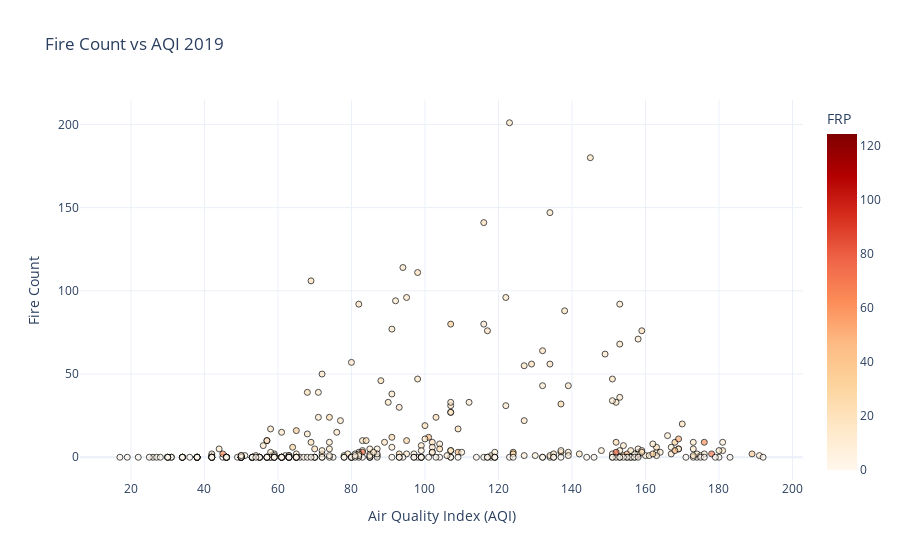
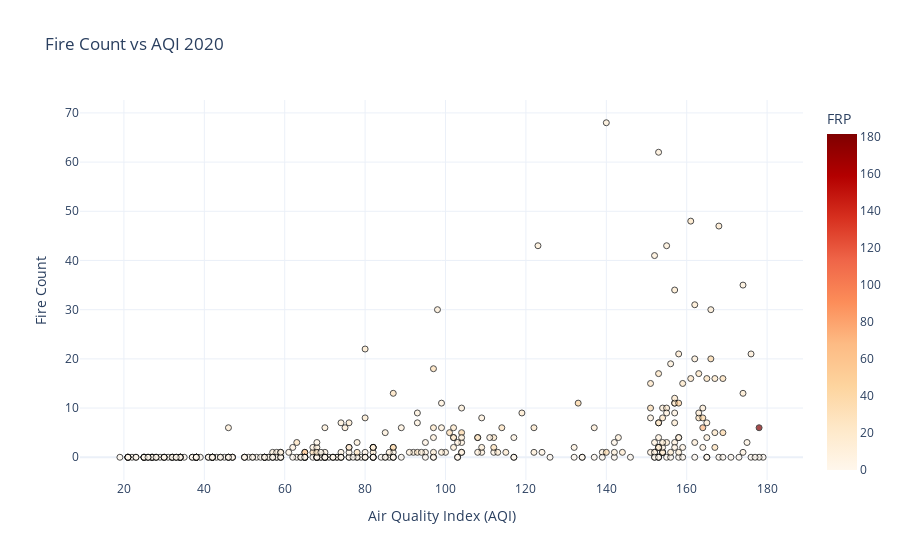

Notebook code cell kept with these figures, in order:
### Markdown cell above
The scatter plot is made with the aqi and the fire count then the frp is also used to propely asses the pollution as the high frp has the high aqi although being less fire count

### Code cell
def scatter_plot_aqi_forest_fire(data,year):
    fig = px.scatter(
        data,
        x='aqi',
        y='fire_count',
        color='avg_frp',             # FRP as color (legend)
        hover_name='date',       # Date on hover
        color_continuous_scale='OrRd',
        labels={
            'aqi': 'Air Quality Index (AQI)',
            'fire_count': 'Fire Count',
            'avg_frp': 'FRP'
        },
        title=f'Fire Count vs AQI {year}',
        template='plotly_white'
    )

    fig.update_traces(marker=dict(line=dict(width=1, color='black'), opacity=0.7))
    fig.update_layout(legend_title='FRP')

    fig.write_html(f'../results/plotly_html_output/Forest_aqi_{year}.html')
    fig.show()
scatter_plot_aqi_forest_fire(merged_data_2019,2019)
scatter_plot_aqi_forest_fire(merged_data_2020,2020)
scatter_plot_aqi_forest_fire(merged_data_2021,2021)
scatter_plot_aqi_forest_fire(merged_data_2022,2022)
scatter_plot_aqi_forest_fire(merged_data_2023,2023)

### Figure 1 — Plotly figure (JSON) as saved in the notebook; plotly's stock layout.template omitted (floating-point values rounded to 4 significant figures; data arrays with more than 128 entries replaced by an {"elided": "..."} marker saying what was removed)
{"data": [{"hovertemplate": "<b>%{hovertext}</b><br><br>Air Quality Index (AQI)=%{x}<br>Fire Count=%{y}<br>FRP=%{marker.color}<extra></extra>", "hovertext": {"elided": "371 str values"}, "legendgroup": "", "marker": {"color": {"elided": "371 float values"}, "coloraxis": "coloraxis", "line": {"color": "black", "width": 1}, "opacity": 0.7, "symbol": "circle"}, "mode": "markers", "name": "", "orientation": "v", "showlegend": false, "type": "scatter", "x": {"elided": "371 float values"}, "xaxis": "x", "y": {"elided": "371 float values"}, "yaxis": "y"}], "layout": {"coloraxis": {"colorbar": {"title": {"text": "FRP"}}, "colorscale": [[0, "rgb(255,247,236)"], [0.125, "rgb(254,232,200)"], [0.25, "rgb(253,212,158)"], [0.375, "rgb(253,187,132)"], [0.5, "rgb(252,141,89)"], [0.625, "rgb(239,101,72)"], [0.75, "rgb(215,48,31)"], [0.875, "rgb(179,0,0)"], [1, "rgb(127,0,0)"]]}, "legend": {"title": {"text": "FRP"}, "tracegroupgap": 0}, "title": {"text": "Fire Count vs AQI 2019"}, "xaxis": {"anchor": "y", "domain": [0, 1], "title": {"text": "Air Quality Index (AQI)"}}, "yaxis": {"anchor": "x", "domain": [0, 1], "title": {"text": "Fire Count"}}}}

### Figure 2 — Plotly figure (JSON) as saved in the notebook; plotly's stock layout.template omitted (floating-point values rounded to 4 significant figures; data arrays with more than 128 entries replaced by an {"elided": "..."} marker saying what was removed)
{"data": [{"hovertemplate": "<b>%{hovertext}</b><br><br>Air Quality Index (AQI)=%{x}<br>Fire Count=%{y}<br>FRP=%{marker.color}<extra></extra>", "hovertext": {"elided": "371 str values"}, "legendgroup": "", "marker": {"color": {"elided": "371 float values"}, "coloraxis": "coloraxis", "line": {"color": "black", "width": 1}, "opacity": 0.7, "symbol": "circle"}, "mode": "markers", "name": "", "orientation": "v", "showlegend": false, "type": "scatter", "x": {"elided": "371 float values"}, "xaxis": "x", "y": {"elided": "371 float values"}, "yaxis": "y"}], "layout": {"coloraxis": {"colorbar": {"title": {"text": "FRP"}}, "colorscale": [[0, "rgb(255,247,236)"], [0.125, "rgb(254,232,200)"], [0.25, "rgb(253,212,158)"], [0.375, "rgb(253,187,132)"], [0.5, "rgb(252,141,89)"], [0.625, "rgb(239,101,72)"], [0.75, "rgb(215,48,31)"], [0.875, "rgb(179,0,0)"], [1, "rgb(127,0,0)"]]}, "legend": {"title": {"text": "FRP"}, "tracegroupgap": 0}, "title": {"text": "Fire Count vs AQI 2020"}, "xaxis": {"anchor": "y", "domain": [0, 1], "title": {"text": "Air Quality Index (AQI)"}}, "yaxis": {"anchor": "x", "domain": [0, 1], "title": {"text": "Fire Count"}}}}
